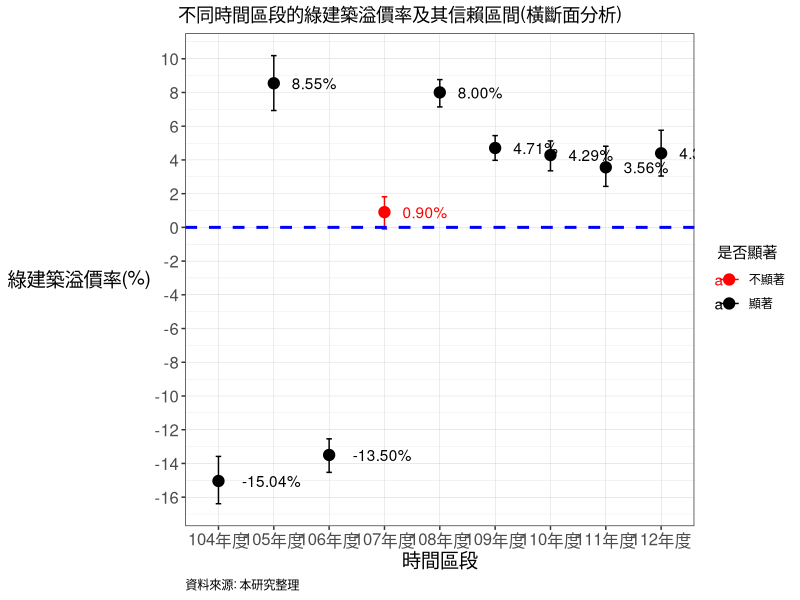

This chart was generated by the following R code:
library(ggplot2)

# 創建數據框
df <- data.frame(
  model = c("所有ols，所有建築，包含時間空間固定效應 (無電動車)", "所有ols，所有建築，包含時間空間固定效應 (無電動車)"),
  period = c("104~106", "107~112"),
  coefficient = c(-12.103, 3.252),   # 係數
  lower_bound = c(-12.855, 2.885),   # 95%信賴區間下界
  upper_bound = c(-11.403, 3.625)    # 95%信賴區間上界
)
# 數據
coefficients <- c(-0.15041, 0.08546, -0.13498, 0.00904, 0.08004, 0.04707, 0.04289, 0.03562, 0.04394)*100
lower_bounds <- c(-0.16389, 0.0693, -0.1453, -0.001, 0.07144, 0.03977, 0.03355, 0.02429, 0.03045)*100
upper_bounds <- c(-0.13584, 0.10186, -0.12541, 0.01816, 0.08763, 0.05443, 0.05127, 0.04812, 0.0576)*100

# 建立數據框
df <- data.frame(
  model = rep("所有ols，所有建築，包含時間空間固定效應 (無電動車)", 9),  # 假設你所有的模型都是同一個模型
  period = sprintf("%d年度", 104:112),
  coefficient = coefficients,
  lower_bound = lower_bounds,
  upper_bound = upper_bounds
)

# 顯示數據框
print(df)

#建立誤差棒圖

# 計算最大小值
min_val <- floor(min(df$lower_bound))
max_val <- ceiling(max(df$upper_bound))

# 產生奇數序列，並確保包含0
breaks <- seq(from = min_val - (min_val %% 2), to = max_val + (max_val %% 2), by = 2)
breaks <- sort(unique(c(breaks, 0)))

# 創建特殊年份標記
df$是否顯著 <- ifelse(df$period == "107年度", "不顯著", "顯著")

# 建立圖表
ggplot(df, aes(x = period, y = coefficient, color = 是否顯著, group = 1)) +
  geom_errorbar(aes(ymin = lower_bound, ymax = upper_bound), width = .1) +
  scale_color_manual(values = c("不顯著" = "red", "顯著" = "black")) +
  geom_point(size = 3.5) +
  geom_text(aes(label = sprintf('%.2f%%', coefficient)), hjust = -0.4) +
  xlab("時間區段") + 
  ylab("綠建築溢價率(%)") +
  ggtitle("不同時間區段的綠建築溢價率及其信賴區間(橫斷面分析)") +
  labs(caption = "資料來源: 本研究整理") +
  theme_bw() +
  theme(
    plot.caption = element_text(hjust = 0), 
    plot.title = element_text(hjust = 0.5),
    plot.title.position = "plot",
    axis.title.y = element_text(angle = 0, vjust = 0.5),
    axis.text = element_text(size=12),
    axis.title = element_text(size=14)
  ) +
  scale_y_continuous(breaks = breaks) +
  geom_hline(yintercept = 0, linetype="dashed", color = "blue", size = 1) +
  theme(
    panel.grid.major = element_line(color = "grey", linewidth = 0.1), 
    panel.grid.minor = element_line(color = "grey", linewidth = 0.05)
  ) -> premium
premium



# 載入ggplot2套件
# library(ggplot2)

# 創建資料
#df_1 <- data.frame(
#  Periods = c("104~106", "107~112"),  # 時間區段
#  Estimates = c(-12.103, 3.252),   # 係數
#  Lower_CI = c(-12.855, 2.885),   # 信賴區間下界
#  Upper_CI = c(-11.403, 3.625),   # 信賴區間上界
#  Group = factor(1:2)  # 組別 (這邊我們只用數字來表示，你也可以替換成其他的類別變數)
#)

# 建立信賴區間圖
#ggplot(data = df_1, aes(x = Estimates, y = Group)) + 
#  geom_point() + 
#  geom_errorbarh(aes(xmin = Lower_CI, xmax = Upper_CI), height = 0.2) + 
#  labs(x = "係數及其信賴區間", y = "時間期間", title = "不同時間區段之係數的信賴區間圖")
